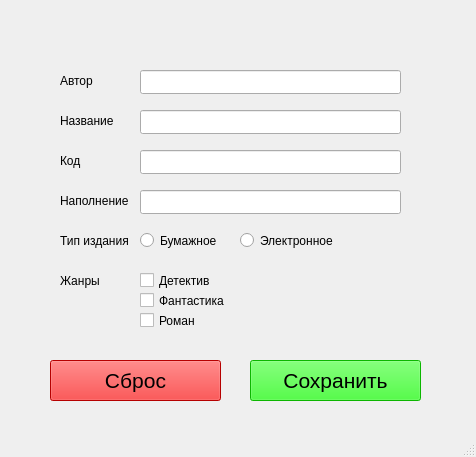
<?xml version="1.0" encoding="UTF-8"?>
<ui version="4.0">
 <class>MainWindow</class>
 <widget class="QMainWindow" name="MainWindow">
  <property name="geometry">
   <rect>
    <x>0</x>
    <y>0</y>
    <width>476</width>
    <height>457</height>
   </rect>
  </property>
  <property name="windowTitle">
   <string>MainWindow</string>
  </property>
  <widget class="QWidget" name="centralwidget">
   <widget class="QLineEdit" name="author">
    <property name="geometry">
     <rect>
      <x>140</x>
      <y>70</y>
      <width>261</width>
      <height>24</height>
     </rect>
    </property>
   </widget>
   <widget class="QLabel" name="author_label">
    <property name="geometry">
     <rect>
      <x>60</x>
      <y>70</y>
      <width>49</width>
      <height>21</height>
     </rect>
    </property>
    <property name="text">
     <string>Автор</string>
    </property>
   </widget>
   <widget class="QLineEdit" name="name">
    <property name="geometry">
     <rect>
      <x>140</x>
      <y>110</y>
      <width>261</width>
      <height>24</height>
     </rect>
    </property>
   </widget>
   <widget class="QLabel" name="name_label">
    <property name="geometry">
     <rect>
      <x>60</x>
      <y>110</y>
      <width>71</width>
      <height>21</height>
     </rect>
    </property>
    <property name="text">
     <string>Название</string>
    </property>
   </widget>
   <widget class="QLabel" name="code_label">
    <property name="geometry">
     <rect>
      <x>60</x>
      <y>150</y>
      <width>61</width>
      <height>21</height>
     </rect>
    </property>
    <property name="text">
     <string>Код</string>
    </property>
   </widget>
   <widget class="QLineEdit" name="code">
    <property name="geometry">
     <rect>
      <x>140</x>
      <y>150</y>
      <width>261</width>
      <height>24</height>
     </rect>
    </property>
   </widget>
   <widget class="QLabel" name="contents_label">
    <property name="geometry">
     <rect>
      <x>60</x>
      <y>190</y>
      <width>81</width>
      <height>21</height>
     </rect>
    </property>
    <property name="text">
     <string>Наполнение</string>
    </property>
   </widget>
   <widget class="QLineEdit" name="contents">
    <property name="geometry">
     <rect>
      <x>140</x>
      <y>190</y>
      <width>261</width>
      <height>24</height>
     </rect>
    </property>
   </widget>
   <widget class="QLabel" name="type_label">
    <property name="geometry">
     <rect>
      <x>60</x>
      <y>230</y>
      <width>81</width>
      <height>21</height>
     </rect>
    </property>
    <property name="text">
     <string>Тип издания</string>
    </property>
   </widget>
   <widget class="QRadioButton" name="type_paper">
    <property name="geometry">
     <rect>
      <x>140</x>
      <y>230</y>
      <width>90</width>
      <height>21</height>
     </rect>
    </property>
    <property name="text">
     <string>Бумажное</string>
    </property>
    <property name="checkable">
     <bool>true</bool>
    </property>
    <property name="autoExclusive">
     <bool>true</bool>
    </property>
   </widget>
   <widget class="QRadioButton" name="type_digital">
    <property name="geometry">
     <rect>
      <x>240</x>
      <y>230</y>
      <width>101</width>
      <height>21</height>
     </rect>
    </property>
    <property name="text">
     <string>Электронное</string>
    </property>
    <property name="autoExclusive">
     <bool>true</bool>
    </property>
   </widget>
   <widget class="QLabel" name="genres_label">
    <property name="geometry">
     <rect>
      <x>60</x>
      <y>270</y>
      <width>71</width>
      <height>21</height>
     </rect>
    </property>
    <property name="text">
     <string>Жанры</string>
    </property>
   </widget>
   <widget class="QCheckBox" name="genre_detective">
    <property name="geometry">
     <rect>
      <x>140</x>
      <y>270</y>
      <width>77</width>
      <height>21</height>
     </rect>
    </property>
    <property name="text">
     <string>Детектив</string>
    </property>
   </widget>
   <widget class="QCheckBox" name="genre_fiction">
    <property name="geometry">
     <rect>
      <x>140</x>
      <y>290</y>
      <width>91</width>
      <height>21</height>
     </rect>
    </property>
    <property name="text">
     <string>Фантастика</string>
    </property>
   </widget>
   <widget class="QCheckBox" name="genre_novel">
    <property name="geometry">
     <rect>
      <x>140</x>
      <y>310</y>
      <width>91</width>
      <height>21</height>
     </rect>
    </property>
    <property name="text">
     <string>Роман</string>
    </property>
   </widget>
   <widget class="QPushButton" name="discard">
    <property name="geometry">
     <rect>
      <x>50</x>
      <y>360</y>
      <width>171</width>
      <height>41</height>
     </rect>
    </property>
    <property name="font">
     <font>
      <pointsize>16</pointsize>
     </font>
    </property>
    <property name="styleSheet">
     <string notr="true">background-color: rgb(255, 0, 0);
color: rgb(0, 0, 0);</string>
    </property>
    <property name="text">
     <string>Сброс</string>
    </property>
   </widget>
   <widget class="QPushButton" name="save">
    <property name="geometry">
     <rect>
      <x>250</x>
      <y>360</y>
      <width>171</width>
      <height>41</height>
     </rect>
    </property>
    <property name="font">
     <font>
      <pointsize>16</pointsize>
     </font>
    </property>
    <property name="styleSheet">
     <string notr="true">background-color: rgb(17, 255, 0);
color: rgb(0, 0, 0);</string>
    </property>
    <property name="text">
     <string>Сохранить</string>
    </property>
   </widget>
   <widget class="QLabel" name="author_error">
    <property name="geometry">
     <rect>
      <x>410</x>
      <y>70</y>
      <width>271</width>
      <height>21</height>
     </rect>
    </property>
    <property name="styleSheet">
     <string notr="true">color: rgb(255, 0, 0);</string>
    </property>
    <property name="text">
     <string/>
    </property>
   </widget>
   <widget class="QLabel" name="name_error">
    <property name="geometry">
     <rect>
      <x>410</x>
      <y>110</y>
      <width>271</width>
      <height>21</height>
     </rect>
    </property>
    <property name="styleSheet">
     <string notr="true">color: rgb(255, 0, 0);</string>
    </property>
    <property name="text">
     <string/>
    </property>
   </widget>
   <widget class="QLabel" name="code_error">
    <property name="geometry">
     <rect>
      <x>410</x>
      <y>150</y>
      <width>271</width>
      <height>21</height>
     </rect>
    </property>
    <property name="styleSheet">
     <string notr="true">color: rgb(255, 0, 0);</string>
    </property>
    <property name="text">
     <string/>
    </property>
   </widget>
   <widget class="QLabel" name="contents_error">
    <property name="geometry">
     <rect>
      <x>410</x>
      <y>190</y>
      <width>271</width>
      <height>21</height>
     </rect>
    </property>
    <property name="styleSheet">
     <string notr="true">color: rgb(255, 0, 0);</string>
    </property>
    <property name="text">
     <string/>
    </property>
   </widget>
   <widget class="QLabel" name="type_error">
    <property name="geometry">
     <rect>
      <x>350</x>
      <y>230</y>
      <width>331</width>
      <height>21</height>
     </rect>
    </property>
    <property name="styleSheet">
     <string notr="true">color: rgb(255, 0, 0);</string>
    </property>
    <property name="text">
     <string/>
    </property>
   </widget>
  </widget>
  <widget class="QStatusBar" name="statusbar"/>
 </widget>
 <resources/>
 <connections/>
</ui>
